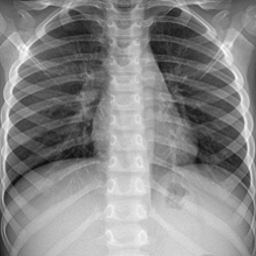
%> input picture COVID_13.png, 256 x 256 px
$ octave w_shed_all.m   (GNU Octave 9; MATLAB toolbox functions it lacks are replaced by stand-ins)
%> lines starting %> are read from the running program, lines starting %| are printed output that depends on the picture; in (x1, y1, x2, y2) boxes, pixels count from 0 and x2, y2 are one past the last pixel; in counts of white or black regions, pixels touching at a corner belong together; the program's own positions count from 1
### getRMSE.m
%%https://www.mathworks.com/matlabcentral/answers/81048-mse-mean-square-error
%%https://www.mathworks.com/matlabcentral/answers/4064-rmse-root-mean-square-error
%%https://www.mathworks.com/help/vision/ref/psnr.html
function M = getRMSE(inputImage,observedImage)

inputImage = double(inputImage);
observedImage = double(observedImage);

[row, column] = size(inputImage);

squareDifference = double(inputImage-observedImage).^2;

    %sumOfSquareDifference = sum(sum(squareDifference));
    sumOfSquareDifference = sum(squareDifference, 'all'); %"all"
    %sumOfSquareDifference = sumOfSquareDifference(:,:,1);
     mse  = sumOfSquareDifference / (row * column);
     M = mse^.5;
end

### getPSNR.m
%%https://www.mathworks.com/matlabcentral/fileexchange/64151-structure-similarity-ssim-and-psnr
%%https://www.mathworks.com/help/vision/ref/psnr.html
%%https://www.mathworks.com/help/images/ref/psnr.html
function psnr = getPSNR(inputImage,observedImage)
%Written by: Mahmoud Afifi ~ Assiut University, Egypt
inputImage = double(inputImage);
observedImage = double(observedImage);

[row, column] = size(inputImage);

squareDifference = double(inputImage-observedImage).^2;


    sumOfSquareDifference = sum(sum(squareDifference));
    %sumOfSquareDifference = sum(squareDifference, 'all'); %"all"
    %sumOfSquareDifference = sumOfSquareDifference(:,:,1);
    if( sumOfSquareDifference <= 1e-10)
        psnr=0;
    else
        mse  = sumOfSquareDifference / (row * column);
        %psnr = 10.0 * log10((max(max(inputImage))) * (max(max(observedImage))) / mse);
        psnr = 10.0 * log10((max(inputImage,[], "all")) * (max(observedImage,[],'all')) / mse);
    end
end

### getMSSIM.m
%%https://www.mathworks.com/matlabcentral/fileexchange/64151-structure-similarity-ssim-and-psnr
%%https://www.mathworks.com/help/images/ref/ssim.html
%%https://medium.com/srm-mic/all-about-structural-similarity-index-ssim-theory-code-in-pytorch-6551b455541e
function mssim = getMSSIM(inputImage,observedImage)
%Written by: Mahmoud Afifi ~ Assiut University, Egypt
%Reference: Z. Wang, A. C. Bovik, H. R. Sheikh and E. P. Simoncelli,
%�Image quality assessment: From error visibility to structural similarity,�
%IEEE Transactions on Image Processing, vol. 13, no. 4, pp. 600-612, Apr. 2004
%///////////////////////////////// INITS  ////////////////////////////////
C1 = 6.5025;
C2 = 58.5225;
inputImage=double(inputImage);
observedImage=double(observedImage);
inputImage_2=inputImage.^2;
observedImage_2=observedImage.^2;
inputImage_observedImage=inputImage.*observedImage;
%///////////////////////////////// PRELIMINARY COMPUTING ////////////////////////////////
mu1=imgaussfilt(inputImage,1.5);
mu2=imgaussfilt(observedImage,1.5);
mu1_2=mu1.^2;
mu2_2=mu2.^2;
mu1_mu2=mu1.*mu2;
sigma1_2=imgaussfilt(inputImage_2,1.5);
sigma1_2=sigma1_2-mu1_2;
sigma2_2=imgaussfilt(observedImage_2,1.5);
sigma2_2=sigma2_2-mu2_2;
sigma12=imgaussfilt(inputImage_observedImage,1.5);
sigma12=sigma12-mu1_mu2;
%///////////////////////////////// FORMULA ////////////////////////////////
t3 = ((2*mu1_mu2 + C1).*(2*sigma12 + C2));
t1 =((mu1_2 + mu2_2 + C1).*(sigma1_2 + sigma2_2 + C2));
ssim_map =  t3./t1;
ssim = mean2(ssim_map); mssim=mean(ssim(:));
end

### w_shed_all.m
%%https://www.mathworks.com/matlabcentral/fileexchange/13628-edge-detection-and-segmentation
% Consider a binary image composed of small blobs. Segmenting the circular
% blobs using
%    a) Distance Transform
%    b) Watershed Transform
clc;
clear all;
close all;

in=imread('C:\Users\Lenovo\Downloads\Covid-19\Matlab\COVID_13.png');
%> in is the input picture: size 256x256x3 uint8; min 14, max 254, mean 136.5
pout = rgb2gray(in); %used for RGB image
cout=imresize(pout, [1650 1350]);
cout_medFilter = medfilt2(cout);

f = cout_medFilter;

%page 589
bw=im2bw(f,graythresh(f));
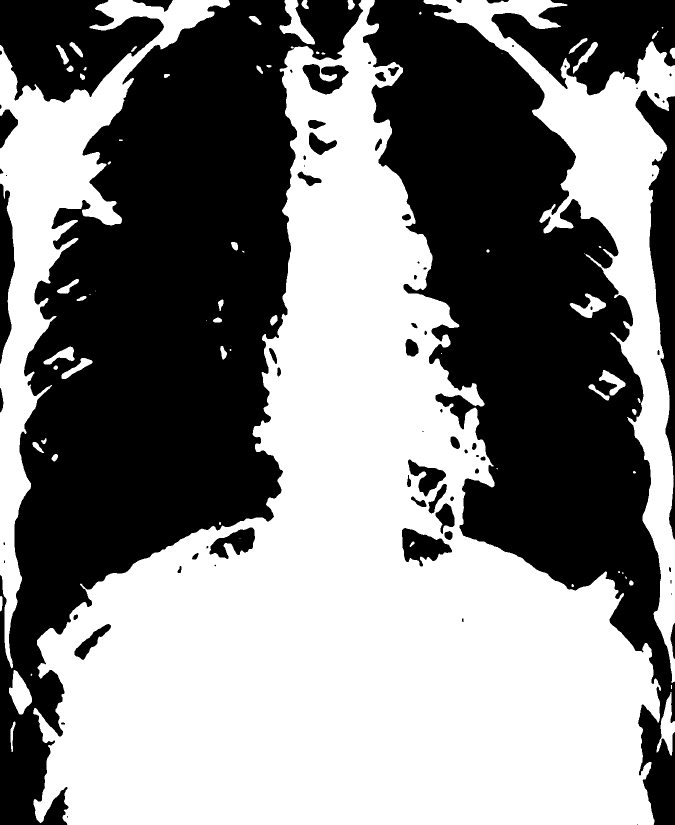
%> bw: size 1650x1350 logical (shown at 1/2 size); 52.2% white; 78 black regions (19 under 20 px), largest, box (x1, y1, x2, y2) and area: (0, 0, 726, 1650) 517687, (726, 0, 1350, 1650) 403673, (0, 0, 328, 205) 43055
bwc=~bw;
%page591
dst=bwdist(bwc);
ws=watershed(-dst);
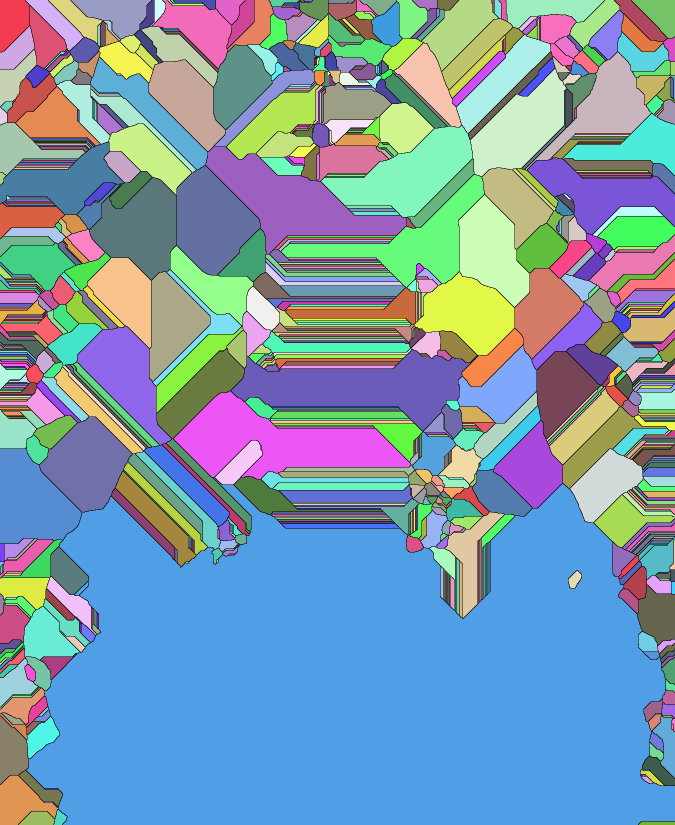
%> ws: size 1650x1350 uint16 (shown at 1/2 size); 891 distinct labels, from 0 to 890; one colour per label, 0 black
w=ws==0;
%> w: size 1650x1350 logical; 4.7% white in thin lines or dots
figure,imshow(ws),title('Watershed - Distance Transformation');
rf=bw&~w;
%> rf: size 1650x1350 logical; 50.1% white; 3 black regions (1 under 20 px), largest, box (x1, y1, x2, y2) and area: (0, 0, 1350, 1650) 1112458, (122, 1445, 130, 1449) 28

figure,imshow(rf),title('Superimposed - Watershed (DT) and original image');

%page 593
h=fspecial('sobel');
fd=im2double(f);
sq=sqrt(imfilter(fd,h,'replicate').^2+imfilter(fd,h','replicate').^2);
%page 595
im=imextendedmin(f,20); %extended minima transform
%> im: size 1650x1350 logical; 7.9% white; 89 white regions (4 under 20 px), largest, box (x1, y1, x2, y2) and area: (853, 144, 1017, 245) 9035, (976, 678, 1117, 799) 6839, (424, 1207, 553, 1296) 5887
Lim=watershed(bwdist(im));
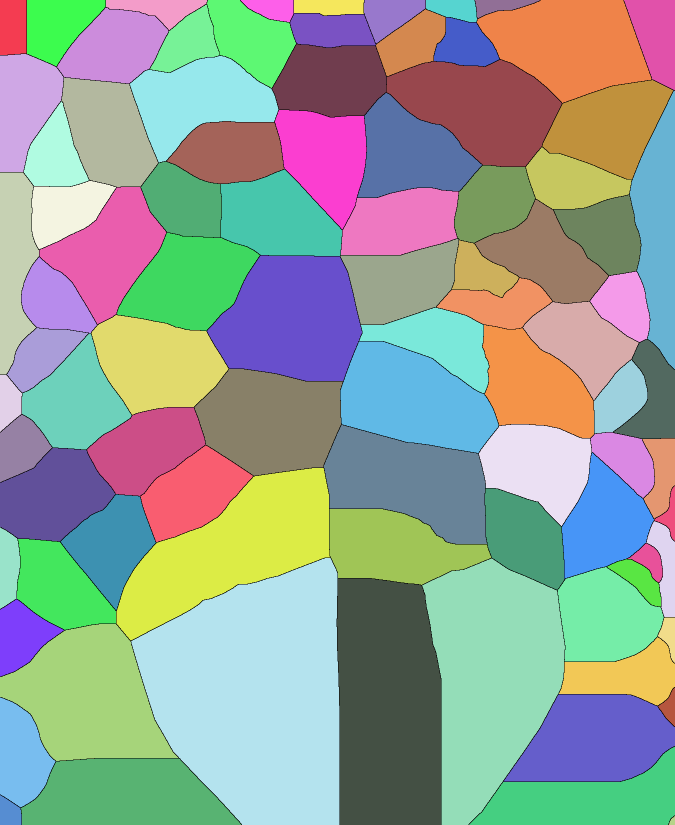
%> Lim: size 1650x1350 uint8 (shown at 1/2 size); 90 distinct labels, from 0 to 89; one colour per label, 0 black
em=Lim==0;
%> em: size 1650x1350 logical; 1.4% white in thin lines or dots

%page 596
rfmin=imimposemin(sq,im|em);
wsdmin=watershed(rfmin);
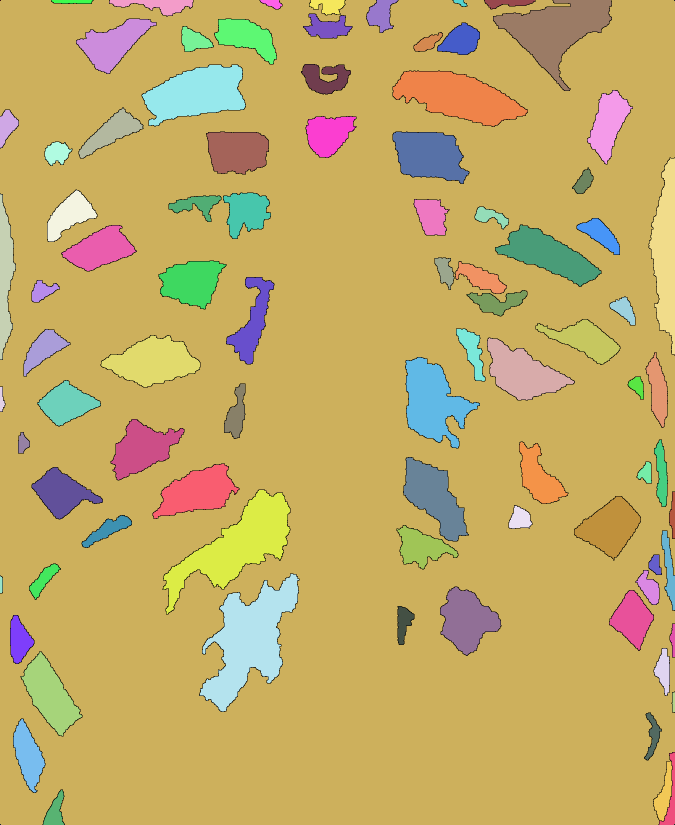
%> wsdmin: size 1650x1350 uint8 (shown at 1/2 size); 92 distinct labels, from 0 to 91; one colour per label, 0 black
figure,imshow(rfmin),title('Watershed - Gradient and Marker Controlled');


rfgm=f;
rfgm(wsdmin==0)=255;
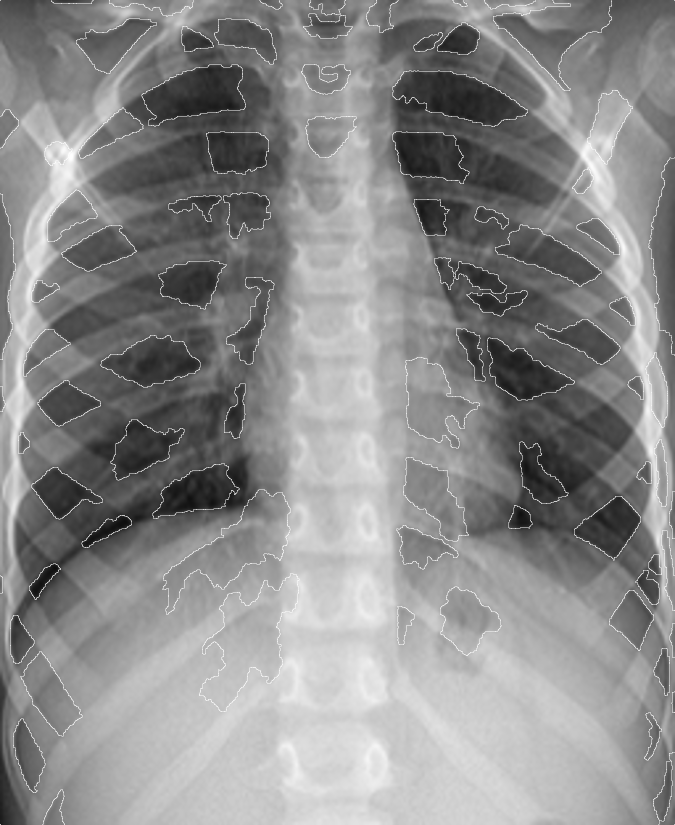
%> rfgm: size 1650x1350 uint8 (shown at 1/2 size); min 0, max 255, mean 138.6
figure,imshow(rfgm),title('Superimposed - Watershed (GM) and original image');
%%
rf_rMSE = getRMSE(double(im2bw(cout_medFilter)), double(rf)); %Root Mean Square Error (defined function)
%> in getRMSE, `inputImage = double(inputImage);`: inputImage: size 1650x1350 double; values 0 (black) and 1 (white), 56.7% white; 70 black regions (13 under 20 px), largest, box (x1, y1, x2, y2) and area: (19, 0, 600, 1361) 448583, (740, 0, 1342, 1426) 364496, (0, 0, 326, 200) 35332
%> in getRMSE, `squareDifference = double(inputImage-observedImage).^2;`: squareDifference: size 1650x1350 double; values 0 (black) and 1 (white), 6.6% white; 148 white regions (79 under 20 px), largest, box (x1, y1, x2, y2) and area: (11, 0, 1316, 1650) 77106, (960, 0, 1350, 645) 19299, (0, 0, 465, 541) 18193
%> in getRMSE, `sumOfSquareDifference = sum(squareDifference, 'all');`: sumOfSquareDifference = 147944
%> in getRMSE, `mse  = sumOfSquareDifference / (row * column);`: mse = 0.0664
%> in getRMSE, `M = mse^.5;`: M = 0.258
%> rf_rMSE = 0.258
rf_sNR = getPSNR(double(im2bw(cout_medFilter)), double(rf)); %Signal to noise Ratio (defined function)
%> in getPSNR, `psnr = 10.0 * log10((max(inputImage,[], "all")) * (max(observedImage,[..`: psnr = 11.78
%> rf_sNR = 11.78
rf_mSSIM = getMSSIM(double(im2bw(cout_medFilter)), double(rf)); %Structural Similarity (building function)
%> in getMSSIM, `ssim = mean2(ssim_map)`: ssim = 0.994
%> rf_mSSIM = 0.994
%%
rfmin_rMSE = getRMSE(double(im2bw(cout_medFilter)), double(im2bw(im2uint8(mat2gray(rfmin))))); %Root Mean Square Error (defined function)
%> in getRMSE (call 2), `observedImage = double(observedImage);`:
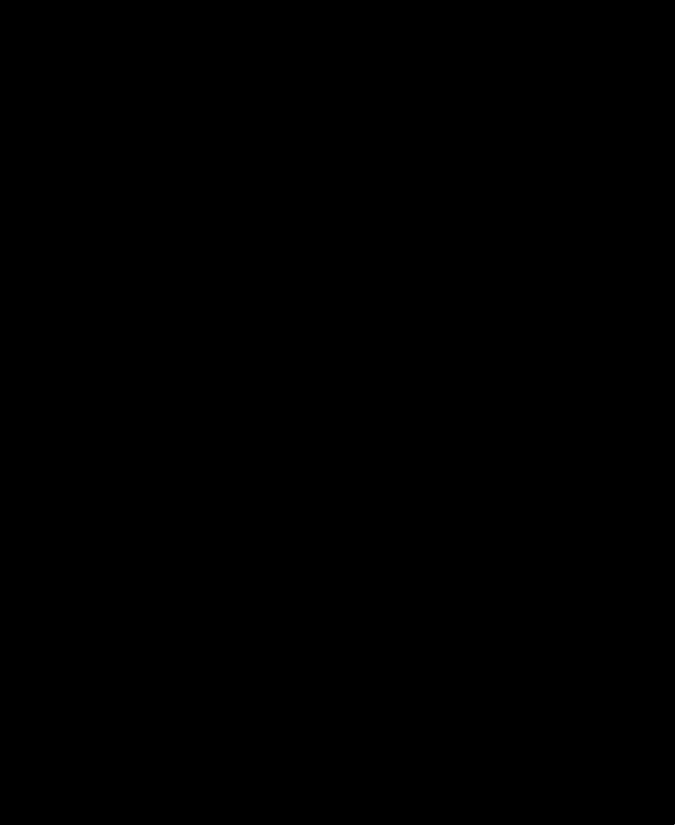
%> observedImage: size 1650x1350 double (shown at 1/2 size); values 0 (black) and 1 (white), 0% white in thin lines or dots, all inside (x1, y1, x2, y2) = (1348, 1649, 1349, 1650)
%> in getRMSE (call 2), `sumOfSquareDifference = sum(squareDifference, 'all');`: sumOfSquareDifference = 1262949
%> in getRMSE (call 2), `mse  = sumOfSquareDifference / (row * column);`: mse = 0.567
%> in getRMSE (call 2), `M = mse^.5;`: M = 0.753
%> rfmin_rMSE = 0.753
rfmin_sNR = getPSNR(double(im2bw(cout_medFilter)), double(im2bw(im2uint8(mat2gray(rfmin))))); %Signal to noise Ratio (defined function)
%> rfmin_sNR = 2.46
rfmin_mSSIM = getMSSIM(double(im2bw(cout_medFilter)), double(im2bw(im2uint8(mat2gray(rfmin))))); %Structu
%> in getMSSIM (call 2), `inputImage_observedImage=inputImage.*observedImage;`: inputImage_observedImage: size 1650x1350 double; every value is 0
%> in getMSSIM (call 2), `t3 = ((2*mu1_mu2 + C1).*(2*sigma12 + C2));`: t3: size 1650x1350 double; every value is 380.5
%> in getMSSIM (call 2), `ssim_map =  t3./t1;`:
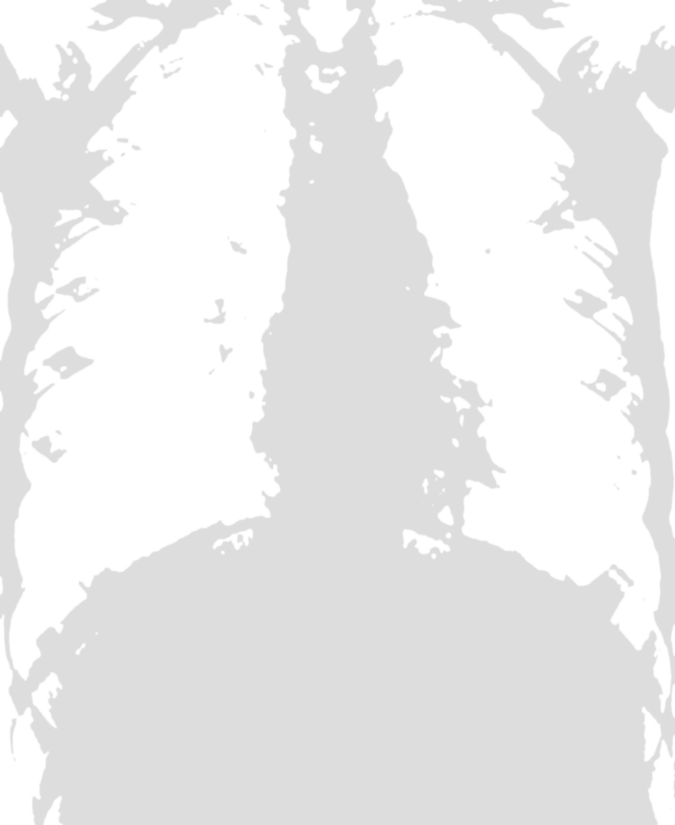
%> ssim_map: size 1650x1350 double (shown at 1/2 size); min 0.867, max 1, mean 0.925
%> in getMSSIM (call 2), `ssim = mean2(ssim_map)`: ssim = 0.925
%> rfmin_mSSIM = 0.925
%%
rfgm_rMSE = getRMSE(double(im2bw(cout_medFilter)), double(im2bw(rfgm))); %Root Mean Square Error (defined function)
%> rfgm_rMSE = 0.0966
rfgm_sNR = getPSNR(double(im2bw(cout_medFilter)), double(im2bw(rfgm))); %Signal to noise Ratio (defined function)
%> rfgm_sNR = 20.3
rfgm_mSSIM = getMSSIM(double(im2bw(cout_medFilter)), double(im2bw(rfgm))); %Structural Similarity (building function)
%> rfgm_mSSIM = 1

$ run again, with Healthy_65.png copied over COVID_13.png
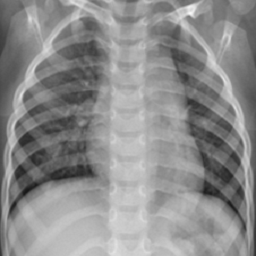
%> input picture Healthy_65.png, 256 x 256 px
%> in is the input picture: size 256x256x3 uint8; min 23, max 248, mean 140.3
%> `bw=im2bw(f,graythresh(f));`:
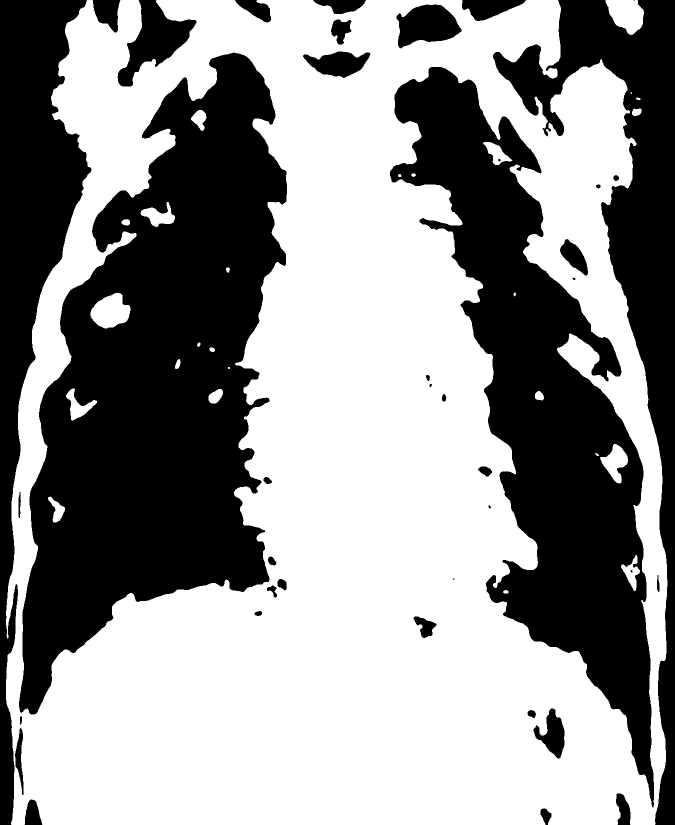
%> bw: size 1650x1350 logical (shown at 1/2 size); 57.6% white; 40 black regions (4 under 20 px), largest, box (x1, y1, x2, y2) and area: (38, 105, 574, 1429) 387455, (780, 134, 1308, 1615) 267808, (986, 0, 1350, 1650) 128643
%> ws: size 1650x1350 uint16; 774 distinct labels, from 0 to 773
%> w: size 1650x1350 logical; 4.7% white in thin lines or dots
%> rf: size 1650x1350 logical; 55.2% white; 1 black region, box (x1, y1, x2, y2) and area: (0, 0, 1350, 1650) 998964
%> im: size 1650x1350 logical; 9% white; 59 white regions (4 under 20 px), largest, box (x1, y1, x2, y2) and area: (237, 0, 392, 171) 10076, (322, 583, 491, 672) 9385, (1042, 1406, 1174, 1526) 7779
%> Lim: size 1650x1350 uint8; 60 distinct labels, from 0 to 59
%> em: size 1650x1350 logical; 1.1% white in thin lines or dots
%> wsdmin: size 1650x1350 uint8; 63 distinct labels, from 0 to 62
%> rfgm: size 1650x1350 uint8; min 0, max 255, mean 141.9
%> inputImage: size 1650x1350 double; values 0 (black) and 1 (white), 63.5% white; 34 black regions (2 under 20 px), largest, box (x1, y1, x2, y2) and area: (39, 108, 571, 1424) 341335, (795, 138, 1302, 1543) 231575, (0, 0, 162, 1650) 100719
%> squareDifference: size 1650x1350 double; values 0 (black) and 1 (white), 8.4% white; 49 white regions (14 under 20 px), largest, box (x1, y1, x2, y2) and area: (11, 0, 1337, 1650) 166172, (10, 824, 98, 1373) 5450, (1208, 0, 1320, 91) 3728
%> sumOfSquareDifference = 186176
%> mse = 0.0836
%> M = 0.289
%> psnr = 10.78
%> ssim = 0.992
%> observedImage: size 1650x1350 double; values 0 (black) and 1 (white), 0% white in thin lines or dots, all inside (x1, y1, x2, y2) = (1349, 1, 1350, 2)
%> rfmin_rMSE = 0.797
%> rfmin_sNR = 1.97
%> inputImage_observedImage: size 1650x1350 double; every value is 0
%> t3: size 1650x1350 double; every value is 380.5
%> in getMSSIM (call 2), `ssim_map =  t3./t1;`:
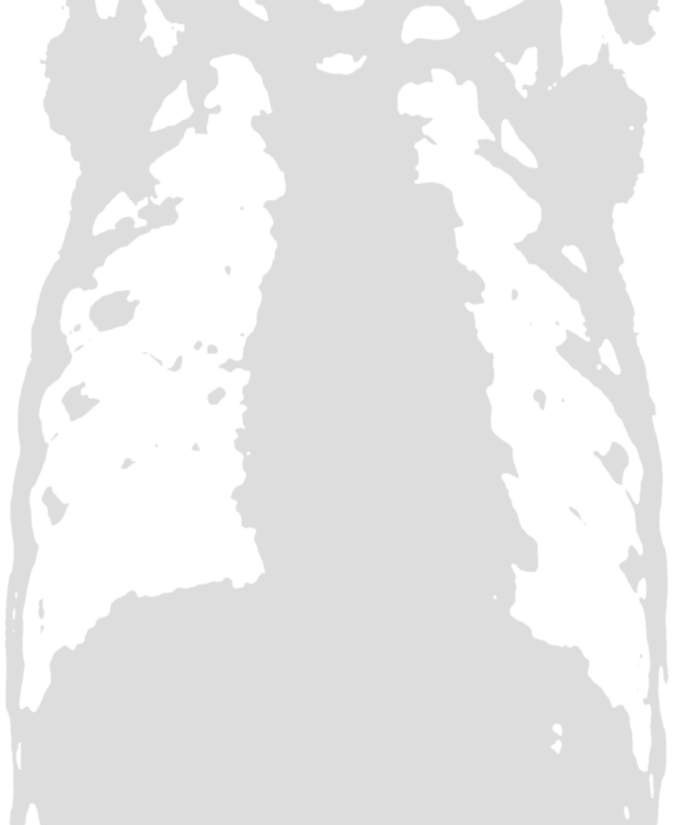
%> ssim_map: size 1650x1350 double (shown at 1/2 size); min 0.867, max 1, mean 0.916
%> ssim = 0.916
%> rfgm_rMSE = 0.0838
%> rfgm_sNR = 21.53
%> rfgm_mSSIM = 1
